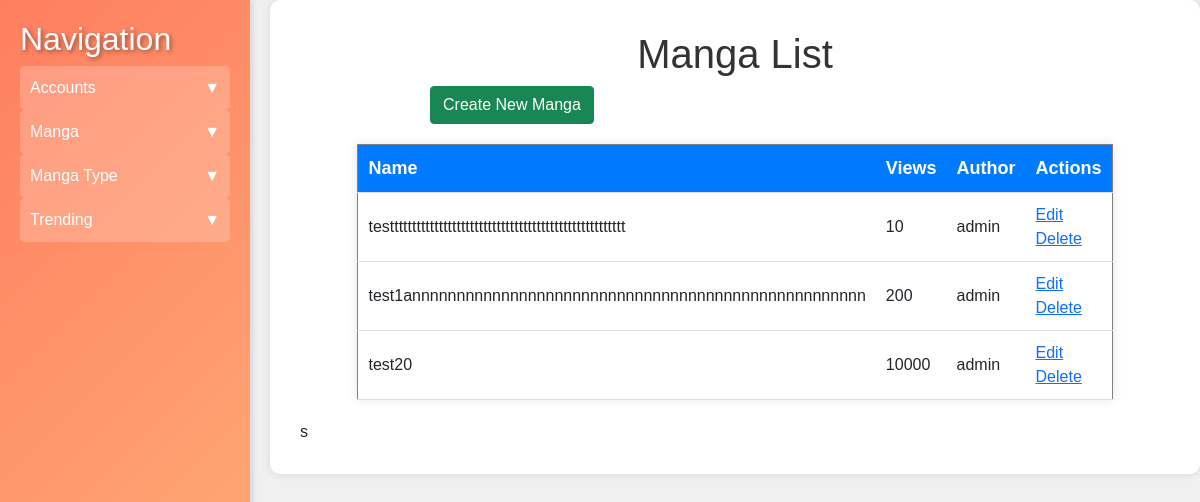
Page /admin/manga/index.php on the committed database.
### tables this page shows
CREATE TABLE `manga` (
  `manga_id` int(11) NOT NULL,
  `manga_name` varchar(200) NOT NULL,
  `view_number` int(11) NOT NULL DEFAULT 0,
  `description` text NOT NULL,
  `manga_content` text NOT NULL,
  `type_id` int(11) NOT NULL,
  `marked` tinyint(1) NOT NULL DEFAULT 0,
  `update_at` datetime NOT NULL DEFAULT current_timestamp(),
  `imgurl` varchar(100) NOT NULL,
  `author` varchar(100) NOT NULL DEFAULT 'admin',
  `nomination_number` int(11) NOT NULL DEFAULT 0,
  `trending_id` int(11) UNSIGNED DEFAULT NULL
);

### admin/manga/index.php (the view, shortened to what this page needs)
<?php
include '../config/db_connection.php';
$query = "SELECT * FROM manga";
$result = $conn->query($query);
?>
<!DOCTYPE html>
<html lang="en">
<head>
    <link rel="stylesheet" href="../../assets/css/styles.css">
    <link href="https://cdn.jsdelivr.net/npm/bootstrap@5.0.2/dist/css/bootstrap.min.css" rel="stylesheet">
</head>
<body>
    <div class="sidebar">
        <h2>Navigation</h2>
        <div class="toggle-btn" onclick="toggleMenu('accounts-menu')">
            <span>Accounts</span>
            <span>&#9660;</span>
        </div>
        <div class="toggle-btn" onclick="toggleMenu('manga-menu')">
            <span>Manga</span>
            <span>&#9660;</span>
        </div>
        <div class="toggle-btn" onclick="toggleMenu('manga-type-menu')">
            <span>Manga Type</span>
            <span>&#9660;</span>
        </div>
        <div class="toggle-btn" onclick="toggleMenu('trending-menu')">
            <span>Trending</span>
            <span>&#9660;</span>
        </div>
    </div>
    <div class="content">
        <h1>Manga List</h1>
        <a class="ms-130 btn btn-success" href="create.php">Create New Manga</a>
        <table border="1">
            <thead>
                <tr>
                    <th>Name</th>
                    <th>Views</th>
                    <th>Author</th>
                    <th>Actions</th>
                </tr>
            </thead>
            <tbody>
                <?php while ($row = $result->fetch_assoc()): ?>
                    <tr>
                        <td><?= $row['manga_name'] ?></td>
                        <td><?= $row['view_number'] ?></td>
                        <td><?= $row['author'] ?></td>
                        <td>
                            <a href="edit.php?id=<?= $row['manga_id'] ?>">Edit</a>
                            <a href="delete.php?id=<?= $row['manga_id'] ?>" onclick="return confirm('Are you sure?')">Delete</a>
                        </td>
                    </tr>
                <?php endwhile; ?>
            </tbody>
        </table>s
    </div>
</body>
</html>

### assets/css/styles.css (style rules this page uses)
body { font-family: 'Arial', sans-serif; background-color: #f4f4f4; margin: 0; padding: 0; }
h1 { color: #333; text-align: center; margin-top: 20px; font-size: 24px; }
a { text-decoration: none; color: #007BFF; }
table { width: 80%; margin: 20px auto; border-collapse: collapse; box-shadow: 0 0 10px rgba(0, 0, 0, 0.1); background-color: white; }
table thead { background-color: #007BFF; color: white; }
table th, table td { padding: 10px; text-align: left; border-bottom: 1px solid #ddd; }
table th { font-size: 18px; }
.ms-130 { margin-left: 130px; }

### admin/manga/index.php (style rules this page uses)
body { display: flex; font-family: Arial, sans-serif; background-color: #f0f0f0; }
.sidebar { width: 250px; background: linear-gradient(135deg, #ff7e5f, #feb47b); padding: 20px; color: white; box-shadow: 3px 0 5px rgba(0, 0, 0, 0.1); height: 100vh; position: fixed; }
.sidebar h2 { color: #fff; text-shadow: 2px 2px 4px rgba(0, 0, 0, 0.4); }
.content { flex-grow: 1; padding: 30px; margin-left: 270px; background-color: #fff; box-shadow: 0 0 10px rgba(0, 0, 0, 0.1); border-radius: 10px; }
.toggle-btn { cursor: pointer; display: flex; justify-content: space-between; padding: 10px; background-color: rgba(255, 255, 255, 0.2); border-radius: 5px; }

### rows in the picture
manga: manga_name "testtttttttttttttttttttttttttttttttttttttttttttttttttttt", view_number "10", author "admin"
manga: manga_name "test1annnnnnnnnnnnnnnnnnnnnnnnnnnnnnnnnnnnnnnnnnnnnnnnnnn", view_number "200", author "admin"
manga: manga_name "test20", view_number "10000", author "admin"
